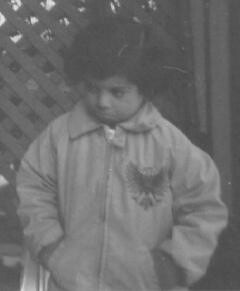
#> input picture src/files/test_images/contrast.jpg, 240 x 291 px, found by its file name
$ python basic_contrast.py   (older library calls are emulated)
#> lines starting #> are read from the running program, lines starting #| are printed output that depends on the picture
### src/engine/image_handler.py
import numpy as np
from PIL import Image
from nptyping import Array


class ImageHandler:
    """
    This class describes the functions for making it easy to interact with a image
    """

    def __init__(self, path: str = None, color: bool = True):
        """
        init the class

        Parameters
        ----------
        path : str
            The location of the image, can be none (if you want to set
            the data manually)
        color : bool
            If you want to have a color image and want to make it to grayscale
        """
        if not path is None:
            self.color = color
            self.change_photo(path)

    def change_photo(self, path) -> list:
        """
        Change out the photo

        Changes out the photo, but keeps the same size as the old photo.

        Parameters
        ----------
        path : str
            The location of the image, can be none (if you want to set
            the data manually)

        Returns
        -------
        list
            Returns the change in size
        """
#> called with path = './files/test_images/contrast.jpg'
        self.path = path
        image = Image.open(path)
#> image is the input picture: PIL image 240x291 L; min 72, max 230, mean 110.3
        image.load()

        movment = [0, 0]
        if hasattr(self, 'data'):
            old_size = self.data.shape[:2]
            image.thumbnail(old_size, Image.ANTIALIAS)
            new_size = image.size
            movment[0] = abs(old_size[0] - new_size[0]) / 2

        self.process(image)
        return movment

    def verify_integrity(self):
        """
        Make sure that the image is in the correct interval
        """
        assert 0 <= self.data.max() <= 1, "data is out of the correct interval [0, 1]"
        assert 0 <= self.data.min() <= 1, "data is out of the correct interval [0, 1]"

    # [24 lines left out: functions change_color_state, resize, not called in this run]

    def convert_image(self):
        """
        Converts image to scale [0, 1]

        Will also convert to grayscale if specified
        """
        self.original_data = self.data.copy()
        if not self.color and not len(self.data.shape) == 2:
            self.data = self.convert_Grayscale()
        else:
            self.data = self.normalize()
        self.data_copy = self.data.copy()

    def process(self, image):
        """
        Processes the given image.

        Makes the image from a PIL image to numpy array and normalize it.
        Will aslo convert the image to grayscale if specified.

        Parameters
        ----------
        image : PIL.Image
            The input iamge
        """
        self.data = np.asarray(image, dtype="float64").copy()
        self.convert_image()

    # [80 lines left out: functions set_data, reset, get_gradient_norm, get_gradient, convert_Grayscale, not called in this run]

    def normalize(self, data=None) -> Array:
        """
        Normalize the image [0, 1]

        Parameters
        ----------
        data : Array
            The color image

        Returns
        -------
        ndarray
            The grayscale image
        """
        if data is None:
            data = self.data
        data = data.astype(float) / 255
        data = data.clip(0, 1)

        return data

    # [17 lines left out: function save, not called in this run]

    def show(self):
        """
        Show the data array as a image
        """
        Image.fromarray(np.uint8(255 * self.data)).show()

    # [21 lines left out: functions get_data, __repr__, not called in this run]

### src/engine/poisson.py
from nptyping import Array


class Poisson(object):
    """
    This class describes the abstracts part of the Poisson equation
    """

    def __init__(self):
        self.EXPLICIT = 0
        self.IMPLICIT = 1

        self.NEUMANN = 0
        self.DIRICHLET = 1

        self._mode_poisson = self.EXPLICIT
        self._mode_boundary = self.DIRICHLET
        self.alpha = 0.25

    # [11 lines left out: function boundary, not called in this run]

    @property
    def mode_boundary(self):
        """
        Returns the boundary mode (Neumann or Dirichlet)

        Returns
        -------
        int
            The boundary mode
        """
        return self._mode_boundary

    @mode_boundary.setter
    def mode_boundary(self, mode):
        """
        Sets the boundary mode (Neumann or Dirichlet)

        Parameters
        -------
        mode
            The boundary mode
        """
        self.set_boundary(mode)

    @property
    def mode_poisson(self):
        """
        Gets the Poisson mode (explicit or implicit)
        """
        return self._mode_poisson

    # [16 lines left out: function mode_poisson, not called in this run]

    def set_boundary(self, mode):
        """
        Sets the boundary mode

        Parameters
        -------
        mode
            The boundary mode
        """
        if (type(mode) == str and mode.lower() == "Dirichlet".lower()) or mode == self.DIRICHLET:
            self._mode_boundary = self.DIRICHLET
        elif (type(mode) == str and mode.lower() == "Neumann".lower()) or mode == self.NEUMANN:
            self._mode_boundary = self.NEUMANN
        else:
            raise Exception("Illegal boundary ({})".format(mode))

    def set_mode(self, mode):
        """
        Sets the Poisson mode

        Parameters
        -------
        mode
            The Poisson mode
        """
        if mode == "Explicit" or mode == self.EXPLICIT:
            self._mode_poisson = self.EXPLICIT
        elif mode == "Implicit" or mode == self.IMPLICIT:
            self._mode_poisson = self.IMPLICIT
        else:
            raise Exception("Illegal mode ({})".format(mode))

    # [36 lines left out: functions __str__, __repr__, set_alpha, not called in this run]

    def get_laplace_explicit(self, data: Array[float, float] = None, alpha: bool = True) -> Array:
        """
        Gets the Laplace

        Parameters
        ----------
        data : ndarray
            The data to get the Laplace from
        alpha : bool
            If you want to apply the alpha directly

        Returns
        -------
        ndarray
            the Laplace array
        """
#> called with alpha = True
        if data is None:
            data = self.data
        laplace = data[0:-2, 1:-1] \
                  + data[2:, 1:-1] \
                  + data[1:-1, 0:-2] \
                  + data[1:-1, 2:] \
                  - 4 * data[1:-1, 1:-1]
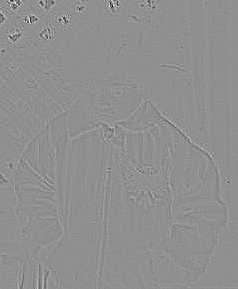
#> laplace: shape (289, 238) float64; min -0.561, max 0.435, mean 1.84e-05; drawn with min black and max white
        if not alpha:
            return laplace
        return laplace * self.alpha

    # [24 lines left out: functions get_laplace_implicit, common_shape, not called in this run]

    def get_laplace(self, data, alpha=True):
        """
        Gets the correct Laplace based on mode

        Parameters
        ----------
        data : ndarray
            The data to get the Laplace from

        Returns
        -------
        ndarray
            The Laplace array
        """
        if self.mode_poisson == self.EXPLICIT:
            return self.get_laplace_explicit(data, alpha)
        else:
            raise NotImplementedError("Not supported")

    def apply_boundary(self, data) -> Array:
        """
        Apply the boundary

        Parameters
        ----------
        data : ndarray
            The data

        Returns
        -------
        ndarray
            The new array with boundary applied
        """
        if self.mode_boundary == self.NEUMANN:
            return self.neumann(data)
        elif self.mode_boundary == self.DIRICHLET:
            return self.dirichlet(data)
        else:
            raise Exception("not supported")

    def solve(self, data: Array, operator: callable, h: callable = lambda i=None: 0,
              apply_boundary: bool = True) -> Array:
        """
        Solve the Poisson equation

        Parameters
        ----------
        data : ndarray
            The data to work with
        operator : callable
            The function applied
        h : callable
            The h function
        apply_boundary: bool
            if you want to apply the set boundary

        Returns
        -------
        ndarray
            The iterated array
        """
        if self.mode_poisson == self.EXPLICIT:
            result = data.copy()
            if (len(data.shape) == 3):
                for i in range(3):
                    result[1:-1, 1:-1, i] += self.alpha * (operator(i) - h(i=i))
            else:
                result[1:-1, 1:-1] += self.alpha * (operator() - h())
        else:
            raise NotImplementedError("Not supported")

        if apply_boundary:
            return self.apply_boundary(result).clip(0, 1)
        else:
            return result.clip(0, 1)

### src/backend/contrasting.py
from __future__ import annotations

import numpy as np
from nptyping import Array

from engine import image_handler
from engine import poisson, boundary


class Contrast(image_handler.ImageHandler, poisson.Poisson, boundary.Boundary):
    """
    This class describes a contrast image.

    This contains all the functions needed to improve the contrast of a image over multiple iterations
    """

    def __init__(self, path, color=False):
        """
        Constructs a new instance of the Contrast object.

        Parameters
        ----------
        path : str
            Path to a image file
        color : bool
            If the image should be shown with colors
        """
        image_handler.ImageHandler.__init__(self, path, color)
        poisson.Poisson.__init__(self)
        boundary.Boundary.__init__(self, self.data.copy())

        self.k = 10
        self.mode_boundary = "neumann"

    def calculate_h(self):
        """
        Builds the array for the "h" part of the Poisson equation
        """
        if len(self.data_copy.shape) == 2:
            self.h_arr = self.k * self.get_laplace(np.copy(self.data_copy), alpha=True)
        else:
            self.h_arr = self.k * (np.asarray([self.get_laplace(np.copy(self.data_copy[:, :, i]))
                                               for i in range(self.data_copy.shape[-1])]))

    @property
    def k(self) -> float:
        """
        Returns the k variable
        """
        return self._k

    @k.setter
    def k(self, k):
        """
        Sets the k variable

        Will also automatically calculate the new h array

        Parameters
        -------
        k
            The the new k value
        """
        assert type(k) == float or type(k) == int, "k should be a number"
        self._k = k
        self.calculate_h()

    def iteration(self) -> Array:
        """
        Does one iteration of the method.

        Returns
        -------
        ndarray
            The new image array
        """
        self.verify_integrity()

        self.data = self.solve(self.data, self.operator, self.h)
        return self.data

    def operator(self, i=None) -> Array:
        """
        Solves the "u" part of the Poisson equation

        Parameters
        ----------
        i : int
            The channel to "work" on

        Returns
        -------
        ndarray
            The u value
        """
        if i is None:
            return self.get_laplace(self.data, alpha=True)
        else:
            return self.get_laplace(self.data[:, :, i], alpha=True)

    def h(self, i=None) -> Array:
        """
        Solves the "h" part of the Poisson equation

        Parameters
        ----------
        i : int
            The channel to "work" on

        Returns
        -------
        ndarray
            The h value
        """
        if len(self.h_arr.shape) == 3:
            return self.h_arr[i, :, :]
        else:
            return self.h_arr

    def fit(self, epochs=1) -> Contrast:
        """
        Makes multiple iterations of the method

        Calls iteration as many times as specified in by the parameter epochs

        Parameters
        ----------
        epochs : int
            The iteration count

        Returns
        -------
        Contrast
            Returns self
        """
#> called with epochs = 1000
        for i in range(epochs):
            self.iteration()
#> this loop made 1000 passes
#> pass 2, in get_laplace_explicit (call 3), `laplace = data[0:-2, 1:-1] \ + data[2:, 1:-1] \ + data[1:-1, 0:-2] \ +..`:
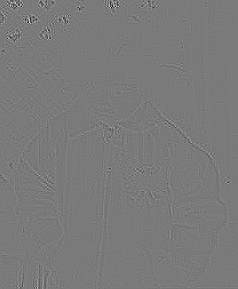
#> laplace: shape (289, 238) float64; min -1.38, max 1.49, mean -1.54e-18; drawn with min black and max white
        return self

### src/engine/boundary.py
from nptyping import Array


class Boundary:
    """
    This class describes the boundary conditions
    """

    def __init__(self, u0=None):
        pass

    def neumann(self, data: Array[float, float] = None) -> Array:
        """
        Applies a Neumann boundary

        Parameters
        ----------
        data : ndarray
            The data to preform the boundary on

        Returns
        -------
        ndarray
            The data with a applied boundary
        """
        if data is None:
            data = self.data

        data[:, 0] = data[:, 1]
        data[:, -1] = data[:, -2]
        data[0, :] = data[1, :]
        data[-1, :] = data[-2, :]
        return data.clip(0, 1)

    # [25 lines left out: function dirichlet, not called in this run]

### src/examples/basic_contrast.py
import sys
sys.path.append('./')

from backend import contrasting
x = contrasting.Contrast('./files/test_images/contrast.jpg')
x.set_mode("Explicit")
x.show()
x.fit(1000)
x.show()
#> in show (call 2), `Image.fromarray(np.uint8(255 * self.data)).show()`:
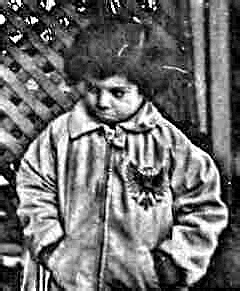
#> shown: PIL image 240x291 L; min 0, max 255, mean 110.4


#print(x)
#print(x.mode_boundary)
#print(x.mode_poisson)
